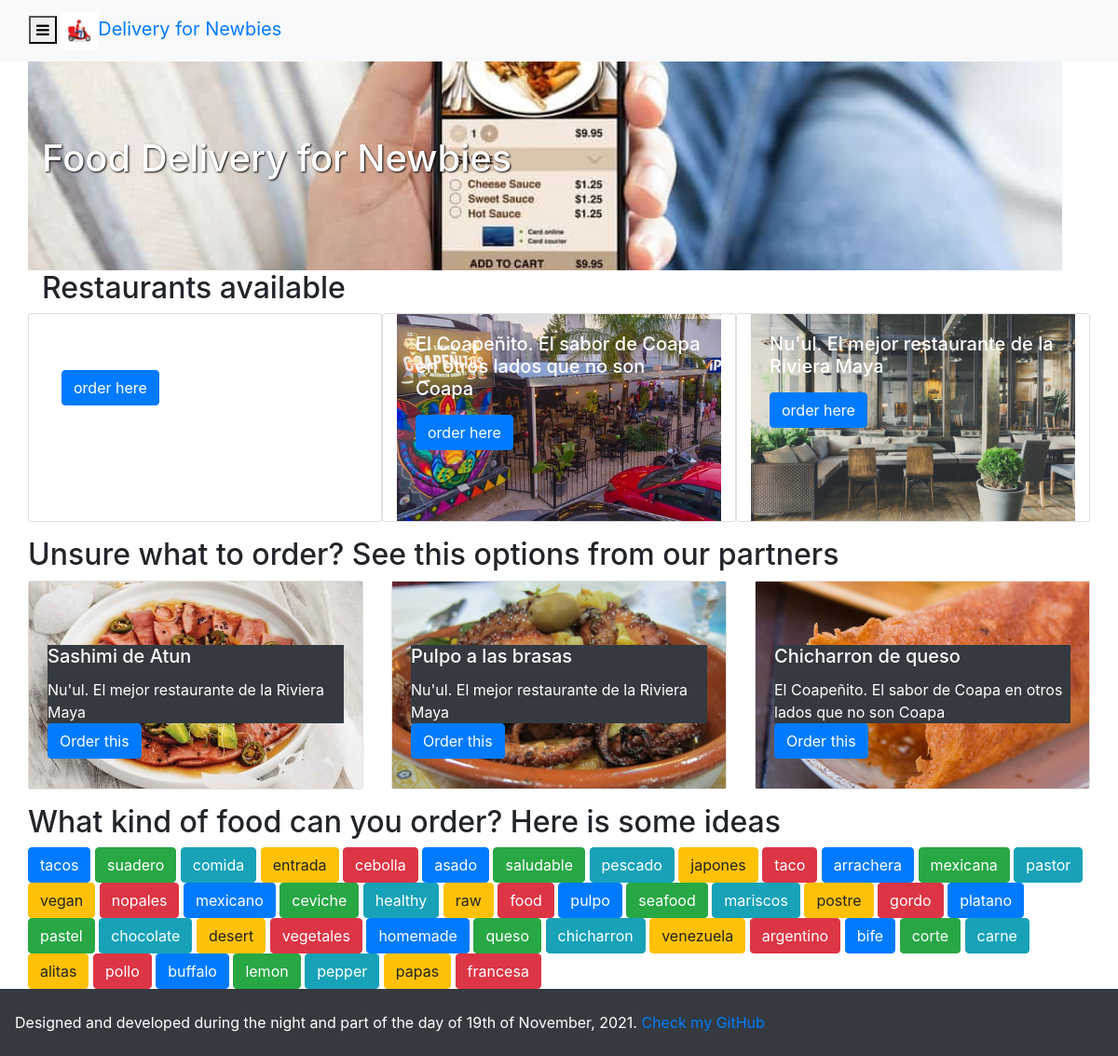
The page / on the database its author committed.
### tables this page shows
CREATE TABLE `test_restaurant` (
  `restaurant_id` int(10) UNSIGNED NOT NULL,
  `name` varchar(255) NOT NULL DEFAULT '',
  `thumbnail` varchar(255) NOT NULL,
  `status` int(1) NOT NULL DEFAULT 1,
  `updated` datetime NOT NULL DEFAULT current_timestamp()
);

CREATE TABLE `test_restaurant_menu` (
  `menu_id` int(10) UNSIGNED NOT NULL,
  `restaurant_id` int(10) UNSIGNED NOT NULL,
  `course` varchar(21) NOT NULL,
  `name` varchar(100) NOT NULL DEFAULT '',
  `item_thumbnail` varchar(100) NOT NULL,
  `keyword` varchar(100) NOT NULL,
  `description` varchar(255) NOT NULL DEFAULT '',
  `price` float NOT NULL
);

### application/controllers/Restaurant.php (called while the page is built, shortened)
<?php  if ( ! defined('BASEPATH')) exit('No direct script access allowed');
class Restaurant extends CI_Controller {
	public function __construct() {
		$this->load->model(array('Restaurant_model','Menu_model'));
        $this->load->library(array('session'));
		$this->load->helper(array('url'));
	}
    public function index() {
        $data['title'] = 'Delivery App Home';
        if($this->input->get('k')){
            $data['restaurants'] = $this->Restaurant_model->get_restaurants_by_keyword($this->input->get('k'));
        }
        else{
            $data['restaurants'] = $this->Restaurant_model->get_all_restaurants();
        }
        $data['random_meals'] = $this->Menu_model->get_random_menu_items();
        $data['keywords'] = $this->parse_keywords();
        $this->load->view('Home_view', $data);
    }
    private function parse_keywords() {
        $keywords =  array();
        $rows = $this->Restaurant_model->get_keywords_in_restaurants();
        foreach ($rows as $row) {
            $keywords_array = explode(' ', $row->keyword);
            $keywords_array = array_map('trim', $keywords_array);
            $keywords = array_merge($keywords, $keywords_array);
        }
        $keywords = array_unique($keywords);
        return $keywords;
    }
}

### index.php (called while the page is built, shortened)
<?php
require_once BASEPATH.'core/CodeIgniter.php';

### application/models/Restaurant_model.php (called while the page is built, shortened)
<?php  if ( ! defined('BASEPATH')) exit('No direct script access allowed');
class Restaurant_model extends CI_Model {
    public function get_all_restaurants() {
        $this->db->select('*');
        $this->db->from('test_restaurant');
        $this->db->where('status', '1');
        $this->db->order_by('name', 'asc');
        $query = $this->db->get();
        return $query->result();
    }
    public function get_keywords_in_restaurants() {
        $this->db->select('restaurant_id, keyword');
        $this->db->from('test_restaurant_menu');
        $query = $this->db->get();
        return $query->result();
    }
}

### application/models/Menu_model.php (called while the page is built, shortened)
<?php  if ( ! defined('BASEPATH')) exit('No direct script access allowed');
class Menu_model extends CI_Model {
    public function get_random_menu_items() {
        $this->db->select('test_restaurant_menu.*,test_restaurant.restaurant_id,test_restaurant.name as restaurant_name');
        $this->db->from('test_restaurant_menu');
        $this->db->join('test_restaurant', 'test_restaurant_menu.restaurant_id = test_restaurant.restaurant_id');
        $this->db->order_by('menu_id', 'RANDOM');
        $this->db->limit(3);
        $query = $this->db->get();
        return $query->result();
    }
}

### application/views/Home_view.php (the view, shortened to what this page needs)
<!DOCTYPE html>
<html lang="en">
  <head>
    <link href="https://cdn.jsdelivr.net/npm/bootstrap@4.6.0/dist/css/bootstrap.min.css" rel="stylesheet">
  </head>
  <body>
    <?php $this->load->view('navbar_view'); ?>
    <div class="container">
      <div class="row image-bg app-header" style="margin-right:1em;height:14em;background: url(<? echo base_url(); ?>assets/images/foodie.jpg);">
        <div class="col-md-12">
            <h1 class="text-white" style="position:relative;top:2em;"><i class="fas fa-drumstick-bite"></i>Food Delivery for Newbies</h1>
        </div>
      </div>
      <div class="row align-items-center">
        <div class="col-12">
          <h2 class="h1-home-header">Restaurants available <? if($this->input->get('k')){ echo ' matching keyword ' . $this->input->get('k'); } ?></h2>
          <div class="row">
          <?php if(isset($restaurants)): ?>
            <?php foreach($restaurants as $restaurant): ?>
              <div class="card col-sm-4 mb-3" style="height:14em;">
                <div class="card-body image-bg" style="background:url(<? echo base_url(); ?>assets/images/<?php echo $restaurant->thumbnail; ?>);">
                  <h5 class="card-title text-white"><?php echo $restaurant->name; ?></h5>
                  <a href="<? echo base_url();?>cart/new_order?rid=<?php echo $restaurant->restaurant_id; ?>" class="btn btn-primary">order here</a>
                </div>
              </div>
            <?php endforeach; ?>
          <?php endif; ?>
        </div>
      </div>
      <?php if(isset($random_meals)): ?>
      <div class="row">
        <div class="col-12">
        <h2 class="h1-home-header">Unsure what to order? See this options from our partners</h2>
        </div>
            <?php foreach($random_meals as $item): ?>
            <div class="col-sm-4">
              <div class="card mb-3" style="height:14em;">
                <div class="card-body image-bg" style="background:url(assets/images/<?php echo $item->item_thumbnail; ?>);">
                  <div class="bg-dark text-white mt-5">
                    <h5 class="card-title"><?php echo $item->name; ?></h5>
                    <p class="card-text text-small"><?php echo $item->restaurant_name; ?></p>
                  </div>
                  <a href="<? echo base_url();?>cart/new_order?rid=<?php echo $item->restaurant_id; ?>&mid=<?php echo $item->menu_id; ?>" class="btn btn-primary">Order this</a>
                </div>
              </div>
            </div>
            <?php endforeach; ?>
        </div>
      <?php endif; ?>
      <?php if(isset($keywords)): ?>
      <div class="row">
        <div class="col-12">
        <h2 class="h1-home-header">What kind of food can you order? Here is some ideas</h2>
        </div>
        <div class="col-12">
            <?php
            $roullete = 0;
            foreach($keywords as $item):
              if($item == '')
                continue;
              switch($roullete){
                case 0:
                    $type = 'primary';
                    break;
                case 1:
                    $type = 'success';
                    break;
                case 2:
                    $type = 'info';
                    break;
                case 3:
                    $type = 'warning';
                    break;
                case 4:
                    $type = 'danger';
                    $roullete = -1;
                    break;
                }
                $roullete++;
                ?>
              <a href="<? echo base_url() . '?k=' . $item; ?>" type="button" class="btn btn-<? echo $type; ?>"><? echo $item;?></a>
            <?php endforeach; ?>
          </div>
        </div>
      <?php endif; ?>
   </div>
  </div>
   <?php $this->load->view('footer_view'); ?>
    <link rel="stylesheet" type="text/css" href="https://maxcdn.bootstrapcdn.com/font-awesome/4.7.0/css/font-awesome.min.css">
    <link rel="stylesheet" type="text/css" href="<? echo base_url(); ?>assets/css/styles.css">
  </body>
</html>

### application/views/navbar_view.php (shortened to what this page needs)
<nav class="navbar navbar-default bg-light">
  <div class="container-fluid">
    <div class="navbar-header">
      <button type="button" class="navbar-toggle collapsed" data-toggle="collapse" data-target="#bs-example-navbar-collapse-1" aria-expanded="false">
        <li class="fa fa-bars" style="border:none;"></li>
      </button>
      <a class="navbar-brand" href="<? echo base_url();?>"><img class='img-responsive' src="<? echo base_url(); ?>assets/images/delivery_boy.jpeg" style="max-height:2em;">Delivery for Newbies</a>
    </div>
  </div>
</nav>

### application/views/footer_view.php
<footer class="bg-dark text-white pt-4 pb-4 pl-3" style="width:100%;">
    Designed and developed during the night and part of the day of 19th of November, 2021.
    <a href="https://github.com/xalfeiran">Check my GitHub</a>
</footer>

### assets/css/styles.css (style rules this page uses)
.image-bg { background-image: url('<? echo base_url(); ?>assets/images/bg.jpg'); background-size: cover!important; background-position: center!important; background-repeat: no-repeat!important }
.app-header { width: 100% }
.app-header h1 { text-shadow: 1px 1px 2px #000 }

### rows shown on the page
test_restaurant: thumbnail (picture), name "El Coapeñito. El sabor de Coapa en otros lados que no son Coapa"
test_restaurant: thumbnail (picture), name "Nu'ul. El mejor restaurante de la Riviera Maya"
test_restaurant_menu: item_thumbnail (picture), name "Sashimi de Atun", restaurant.name "Nu'ul. El mejor restaurante de la Riviera Maya"
test_restaurant_menu: item_thumbnail (picture), name "Pulpo a las brasas", restaurant.name "Nu'ul. El mejor restaurante de la Riviera Maya"
test_restaurant_menu: item_thumbnail (picture), name "Chicharron de queso", restaurant.name "El Coapeñito. El sabor de Coapa en otros lados que no son Coapa"

### other values the page prints
$item "tacos"
$item "suadero"
$item "comida"
$item "entrada"
$item "cebolla"
$item "asado"
$item "saludable"
$item "pescado"
$item "japones"
$item "taco"
$item "arrachera"
$item "mexicana"
$item "pastor"
$item "vegan"
$item "nopales"
